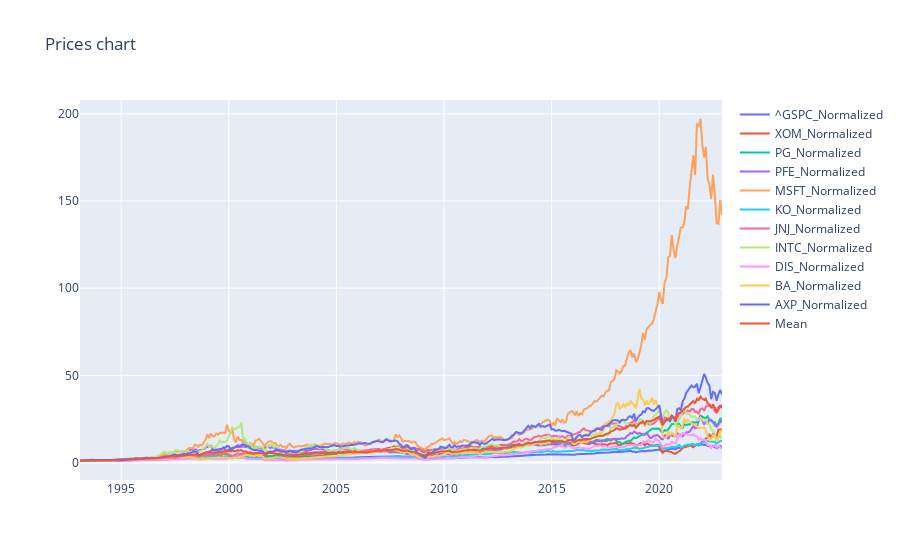
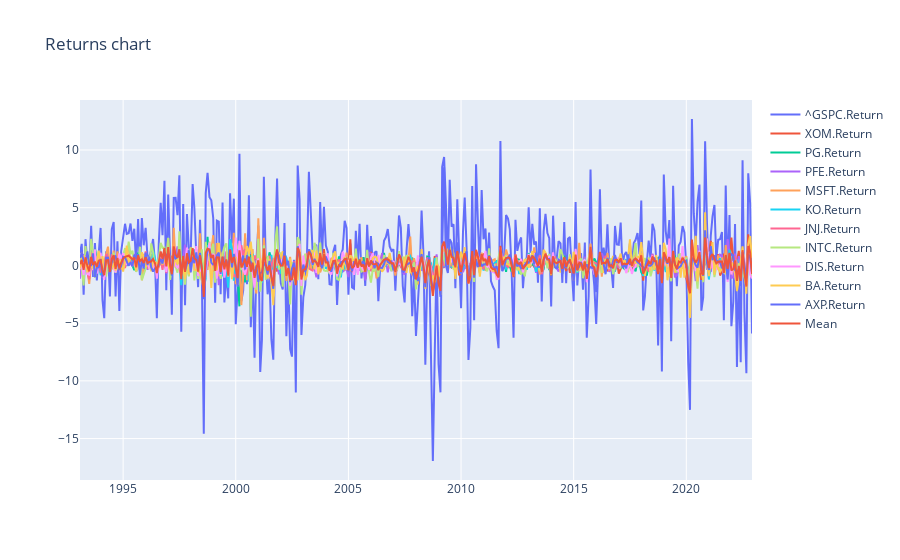

The notebook cell these images were saved under, in order:
### Markdown cell above
### **POINT 3** 

Portfolio pefcormance during the recent crisis – August 2008 through March 2009

### Code cell
# Settings
market_label = '^GSPC'
factor_label = ['RF']
#portfolio = {'AAPL':0.1, 'GOOGL':0.1, 'JNJ':0.1, 'ABT':0.1, 'BAC':0.1, 'AXP':0.1, 'NKE':0.1, 'KO':0.1, 'PEP':0.1, 'BA':0.1}
#portfolio = {'NKE':0.1, 'JNJ':0.1, 'MCD':0.1, 'IBM':0.1, 'INTC':0.1, 'GE':0.1, 'F':0.1, 'AXP':0.1, 'KO':0.1, 'CL':0.1} 
portfolio = {'MSFT':0.1, 'INTC':0.1, 'JNJ':0.1, 'PFE':0.1, 'XOM':0.1, 'AXP':0.1, 'DIS':0.1, 'KO':0.1, 'BA':0.1, 'PG':0.1}

print("------------------------------------------------------------------------------------------\n")
print("PORTFOLIO\nPortfolio composition  -> ", portfolio, "\nMarket index ->", market_label, "\nFama/French 3 rate-> ", factor_label, "\n")

market, stocks, factor = get_datas(portfolio, market_label, factor_label, start_date_30, end_date)

# Calculating statistics # Point 2, 3
#pf_stats_30, cb_30 = calculate_statistics_2f(portfolio, stocks, market, market_label, factor, 'RF', 'Last 30Y', start_date_30, end_date, balance) 
#pf_stats_20, cb_20  = calculate_statistics_2f(portfolio, stocks, market, market_label, factor, 'RF', 'Last 20Y', start_date_20, end_date, balance)
#pf_stats_10, cb_10  = calculate_statistics_2f(portfolio, stocks, market, market_label, factor, 'RF', 'Last 10Y', start_date_10, end_date, balance)
pf_stats_crisis, cb_crisis  = calculate_statistics_2f(portfolio, stocks, market, market_label, factor, 'RF', '08/09 Crisis', start_date_crisis, end_date_crisis, balance)
pf_stats = pd.concat([pf_stats_crisis], axis = 0)

#Printing output - If data not show properly, try to resize the page (Ex. ctrl + mouseWheel, ctrl + '+'/'-')
print_results(pf_stats)

columns=[col for col in cb_30.columns if col.endswith('.Return') and not col.endswith('.Exc.Return')]
chart(cb_30.filter(regex='_Normalized$'), cb_30.filter(items = columns), "Prices chart", "Returns chart", "Charts section")
#print_datas(cb_30)

### Figure 1 — Plotly figure (JSON) as saved in the notebook; plotly's stock layout.template omitted (floating-point values rounded to 4 significant figures; data arrays with more than 128 entries replaced by an {"elided": "..."} marker saying what was removed)
{"data": [{"name": "^GSPC_Normalized", "type": "scatter", "x": {"elided": "359 str values"}, "y": {"elided": "359 float values"}}, {"name": "XOM_Normalized", "type": "scatter", "x": {"elided": "359 str values"}, "y": {"elided": "359 float values"}}, {"name": "PG_Normalized", "type": "scatter", "x": {"elided": "359 str values"}, "y": {"elided": "359 float values"}}, {"name": "PFE_Normalized", "type": "scatter", "x": {"elided": "359 str values"}, "y": {"elided": "359 float values"}}, {"name": "MSFT_Normalized", "type": "scatter", "x": {"elided": "359 str values"}, "y": {"elided": "359 float values"}}, {"name": "KO_Normalized", "type": "scatter", "x": {"elided": "359 str values"}, "y": {"elided": "359 float values"}}, {"name": "JNJ_Normalized", "type": "scatter", "x": {"elided": "359 str values"}, "y": {"elided": "359 float values"}}, {"name": "INTC_Normalized", "type": "scatter", "x": {"elided": "359 str values"}, "y": {"elided": "359 float values"}}, {"name": "DIS_Normalized", "type": "scatter", "x": {"elided": "359 str values"}, "y": {"elided": "359 float values"}}, {"name": "BA_Normalized", "type": "scatter", "x": {"elided": "359 str values"}, "y": {"elided": "359 float values"}}, {"name": "AXP_Normalized", "type": "scatter", "x": {"elided": "359 str values"}, "y": {"elided": "359 float values"}}, {"name": "Mean", "type": "scatter", "x": {"elided": "359 str values"}, "y": {"elided": "359 float values"}}], "layout": {"title": {"text": "Prices chart"}}}

### Figure 2 — Plotly figure (JSON) as saved in the notebook; plotly's stock layout.template omitted (floating-point values rounded to 4 significant figures; data arrays with more than 128 entries replaced by an {"elided": "..."} marker saying what was removed)
{"data": [{"name": "^GSPC.Return", "type": "scatter", "x": {"elided": "359 str values"}, "y": {"elided": "359 float values"}}, {"name": "XOM.Return", "type": "scatter", "x": {"elided": "359 str values"}, "y": {"elided": "359 float values"}}, {"name": "PG.Return", "type": "scatter", "x": {"elided": "359 str values"}, "y": {"elided": "359 float values"}}, {"name": "PFE.Return", "type": "scatter", "x": {"elided": "359 str values"}, "y": {"elided": "359 float values"}}, {"name": "MSFT.Return", "type": "scatter", "x": {"elided": "359 str values"}, "y": {"elided": "359 float values"}}, {"name": "KO.Return", "type": "scatter", "x": {"elided": "359 str values"}, "y": {"elided": "359 float values"}}, {"name": "JNJ.Return", "type": "scatter", "x": {"elided": "359 str values"}, "y": {"elided": "359 float values"}}, {"name": "INTC.Return", "type": "scatter", "x": {"elided": "359 str values"}, "y": {"elided": "359 float values"}}, {"name": "DIS.Return", "type": "scatter", "x": {"elided": "359 str values"}, "y": {"elided": "359 float values"}}, {"name": "BA.Return", "type": "scatter", "x": {"elided": "359 str values"}, "y": {"elided": "359 float values"}}, {"name": "AXP.Return", "type": "scatter", "x": {"elided": "359 str values"}, "y": {"elided": "359 float values"}}, {"name": "Mean", "type": "scatter", "x": {"elided": "359 str values"}, "y": {"elided": "359 float values"}}], "layout": {"title": {"text": "Returns chart"}}}
